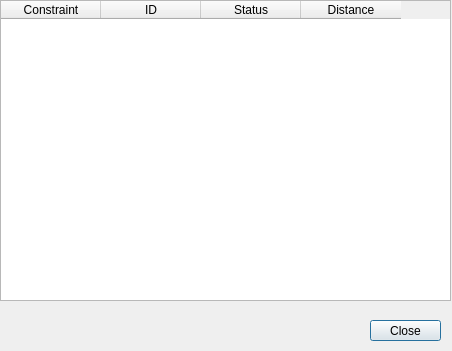
<?xml version="1.0" encoding="UTF-8"?>
<ui version="4.0">
 <class>dlgPipelineDialog</class>
 <widget class="QDialog" name="dlgPipelineDialog">
  <property name="geometry">
   <rect>
    <x>0</x>
    <y>0</y>
    <width>452</width>
    <height>351</height>
   </rect>
  </property>
  <property name="windowTitle">
   <string>PipelinePlanner</string>
  </property>
  <widget class="QTableWidget" name="tblImpacts">
   <property name="geometry">
    <rect>
     <x>0</x>
     <y>0</y>
     <width>451</width>
     <height>301</height>
    </rect>
   </property>
   <property name="alternatingRowColors">
    <bool>true</bool>
   </property>
   <column>
    <property name="text">
     <string>Constraint</string>
    </property>
   </column>
   <column>
    <property name="text">
     <string>ID</string>
    </property>
   </column>
   <column>
    <property name="text">
     <string>Status</string>
    </property>
   </column>
   <column>
    <property name="text">
     <string>Distance</string>
    </property>
   </column>
  </widget>
  <widget class="QPushButton" name="btnPush">
   <property name="geometry">
    <rect>
     <x>370</x>
     <y>320</y>
     <width>71</width>
     <height>21</height>
    </rect>
   </property>
   <property name="text">
    <string>Close</string>
   </property>
  </widget>
 </widget>
 <resources/>
 <connections>
  <connection>
   <sender>btnPush</sender>
   <signal>pressed()</signal>
   <receiver>dlgPipelineDialog</receiver>
   <slot>reject()</slot>
   <hints>
    <hint type="sourcelabel">
     <x>405</x>
     <y>330</y>
    </hint>
    <hint type="destinationlabel">
     <x>225</x>
     <y>175</y>
    </hint>
   </hints>
  </connection>
 </connections>
</ui>
